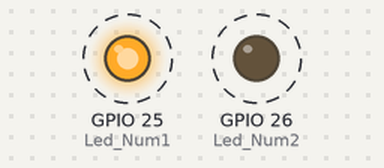
Bench run of a sketch on a simulated ESP32. Parts: output pins drawn as LEDs (lit = HIGH). Dashed ring = blinking.

Above: at 0.5 s.
Timing chart, 0 to 4.6 s (numbered marks = the images above):
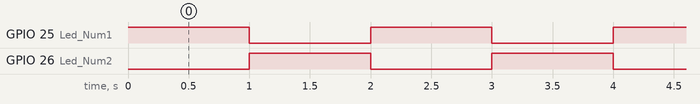

Measured:
- by itself, GPIO 25 (Led_Num1), GPIO 26 (Led_Num2): alternates HIGH for 1.0 s and LOW for 1.0 s

The sketch:

Led.ino
```cpp
int Led_Num1 = 25;
int Led_Num2 = 26;
void setup() {
  // put your setup code here, to run once:
  pinMode(Led_Num1,OUTPUT);
  pinMode(Led_Num2,OUTPUT);
}

void loop() {
  // put your main code here, to run repeatedly:
 digitalWrite(Led_Num1,HIGH);
 digitalWrite(Led_Num2,LOW);
 delay(1000);
 digitalWrite(Led_Num1,LOW);
 digitalWrite(Led_Num2,HIGH);
 delay(1000);
}
```
